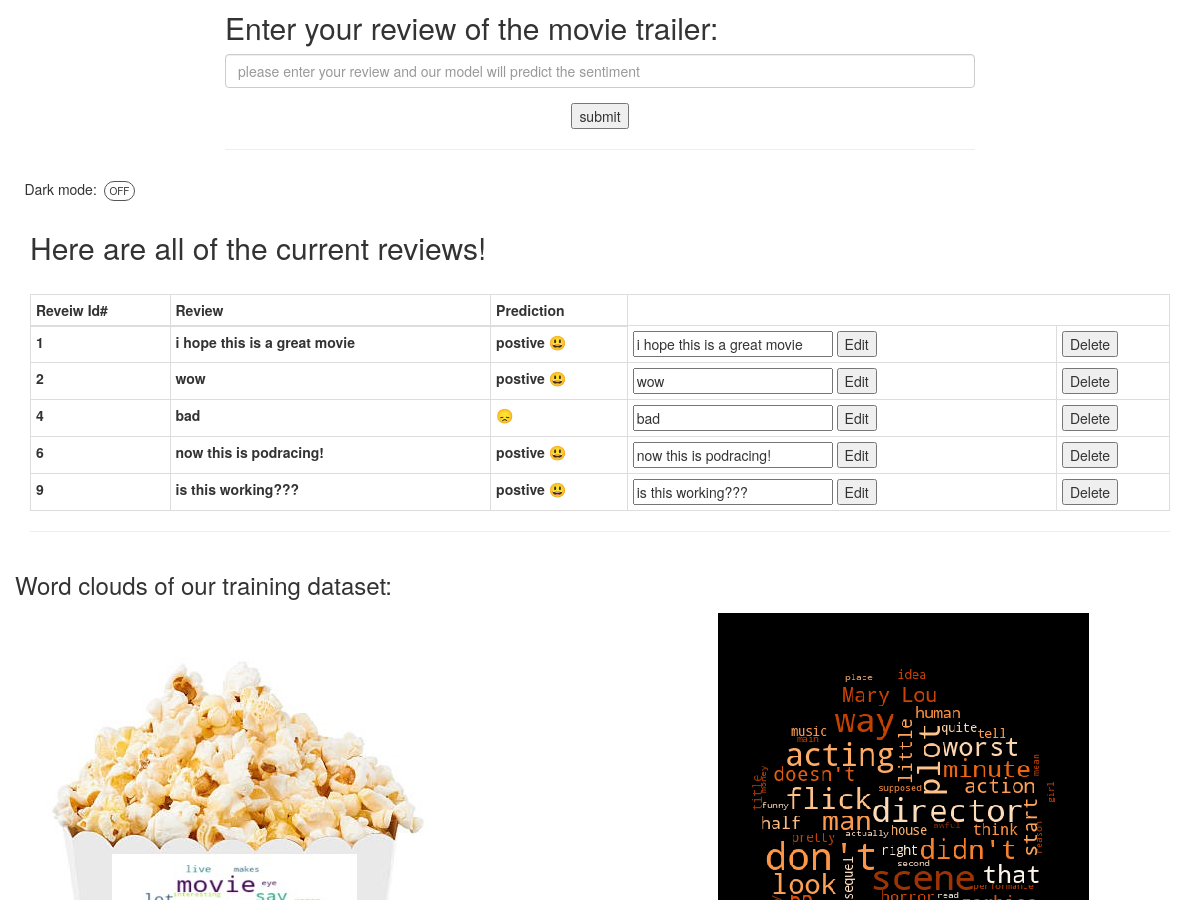
Before: / (middle part) with the older database file.
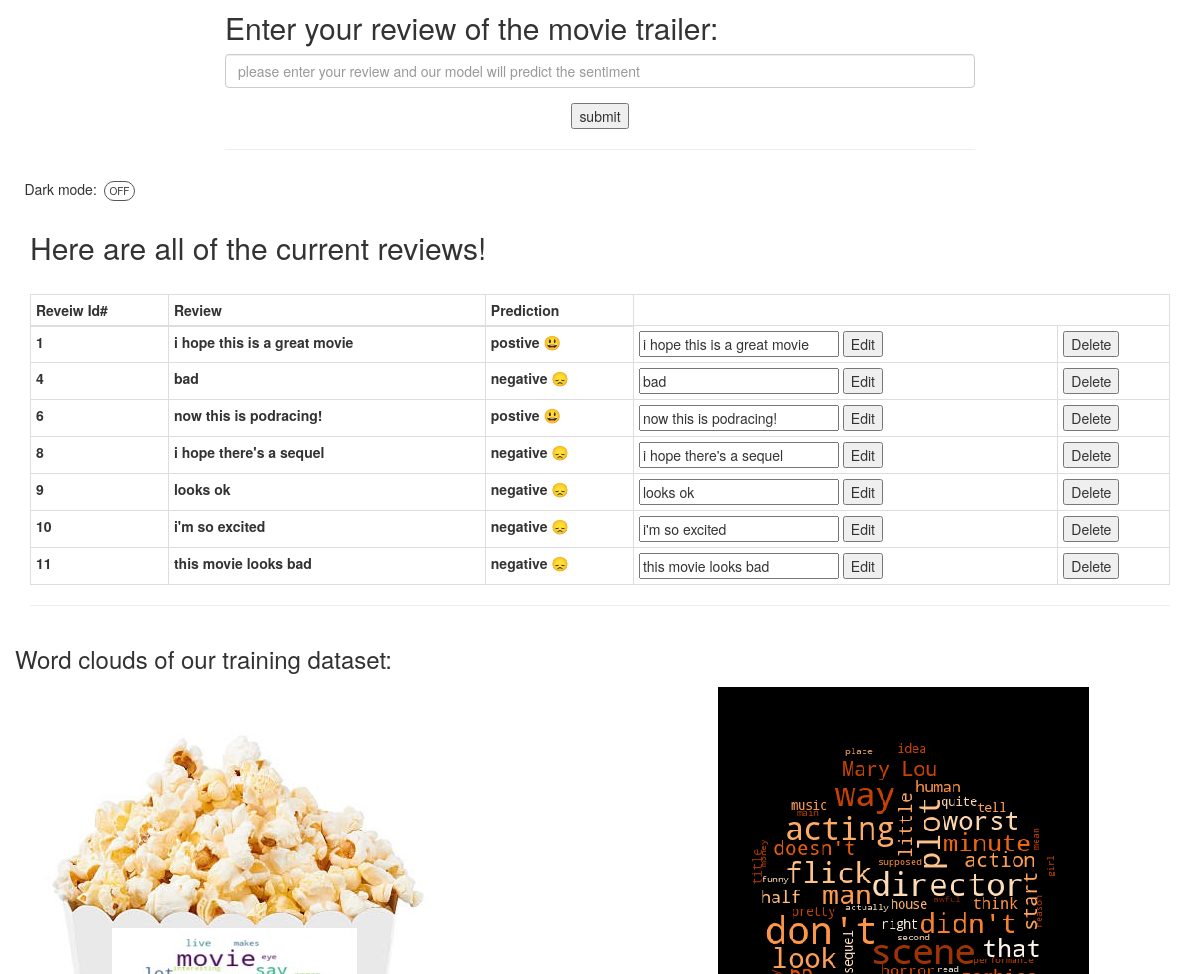
After: the same page with the newer database file.
### app.py (models this page shows, shortened)
class Review(db.Model):
    id = db.Column(db.Integer, unique=True, primary_key=True)
    review = db.Column(db.String(155), unique=False, nullable=False)
    prediction = db.Column(db.String(155), nullable=False)

### app.py (the view)
@app.route("/")
def home():
    engine = create_engine("sqlite:///reviews.sqlite")
    table = engine.execute("SELECT * FROM reviews").fetchall()
    table = Review.query.all()
    return render_template("index.html", table=table)

### templates/index.html (shortened to what this page needs)
<!DOCTYPE html>
<html lang="en">
<head>
<link rel="stylesheet" href="https://maxcdn.bootstrapcdn.com/bootstrap/3.3.7/css/bootstrap.min.css">
<link rel="stylesheet" href="https://maxcdn.bootstrapcdn.com/bootstrap/3.3.7/css/bootstrap-theme.min.css">
<link rel="stylesheet" href="{{ url_for('static', filename='css/style.css') }}">
<link rel="stylesheet" href="https://use.fontawesome.com/releases/v5.4.1/css/all.css">
</head>
<body>
     <div class="container fluid">
<div class="row">
<div class="col-md-offset-2 col-md-8">
<h2>Enter your review of the movie trailer:</h2>
<form method="POST" action="/send" role="form", name="form">
<div class="form-group">
<input type="text" class="form-control" id="inputReview" name="review" placeholder="please enter your review and our model will predict the sentiment">
</div>
<div style="align-content: center"><input class="center" type="submit" value="submit" class="btn btn-primary" onsubmit="return false"></div>
</form>
<hr>
</div>
</div>
        <div class="row" id="after">
          <div class="switch">Dark mode:
            <span class="inner-switch">OFF</span>
        </div>
          <div class="col-md-12">
            <h2>Here are all of the current reviews!</h2>
            <table id="myTable" class="display table table-bordered table-hover table-condensed">
              <thead>
              <tr>
                  <th>Reveiw Id#</th>
                  <th>Review</th>
                  <th>Prediction</th>
              </tr>
              </thead>
              <tbody>
                  {% for row in table %}
                <tr>
                    <th> {{ row.id }}</th>
                    <th> {{ row.review }}</th>
                    <th> {{row.prediction}} </th>
                    <td>
                    <form method="POST" action="./update">
                      <input style="width: 200px" type="text" value="{{ row.review }}" name="newreview">
                      <input type="submit" value="Edit" onsubmit="return false">
                    </form>
                    </td>
                    <td>
                    <form method="POST" action="./delete">
                      <input type="submit" value="Delete">
                    </form>
                    </td>
                </tr>
                {% endfor %}
              </tbody>
            </table>
<hr>
          </div>
        </div>
<div class="row">
  <div class="col-12">
    <h3>Word clouds of our training dataset:</h3>
  </div>
  <div class="col-sm-12 col-md-6">
    <img src="../static/images/bag.jpg" alt="popcorn">
  </div>
  <div class="col-sm-12 col-md-6">
    <img src="../static/images/negative_wordcloud.png" alt="wordcloud of negative review">
  </div>
</div>
</div>
</body>
</html>

### static/css/style.css (style rules this page uses)
.center { display: block; margin-left: auto; margin-right: auto; }
.switch { align-self: flex-end; margin: 0.9375rem; }
.inner-switch { display: inline-block; cursor: pointer; border: 1px solid #555; border-radius: 1.25rem; width: 3.125rem; text-align: center; font-size: 1rem; padding: 0.1875rem; margin-left: 0.3125rem; }

Changed rows visible on the page:
removed Review: id "2", review "wow", prediction "postive 😃", newreview "wow"
changed Review "bad": prediction "😞" → "negative 😞"
added Review: id "8", review "i hope there's a sequel", prediction "negative 😞", newreview "i hope there's a sequel"
changed Review id 9: review "is this working???" → "looks ok"; prediction "postive 😃" → "negative 😞"; newreview "is this working???" → "looks ok"
added Review: id "10", review "i'm so excited", prediction "negative 😞", newreview "i'm so excited"
added Review: id "11", review "this movie looks bad", prediction "negative 😞", newreview "this movie looks bad"
